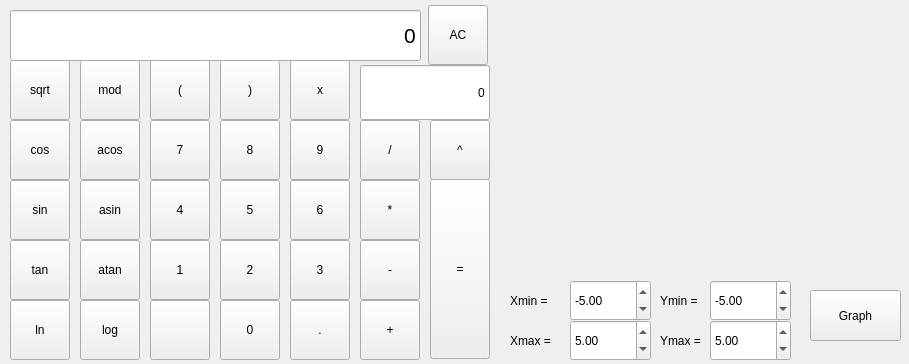
<?xml version="1.0" encoding="UTF-8"?>
<ui version="4.0">
 <class>MainWindow</class>
 <widget class="QMainWindow" name="MainWindow">
  <property name="geometry">
   <rect>
    <x>0</x>
    <y>0</y>
    <width>909</width>
    <height>364</height>
   </rect>
  </property>
  <property name="sizePolicy">
   <sizepolicy hsizetype="Expanding" vsizetype="Preferred">
    <horstretch>0</horstretch>
    <verstretch>0</verstretch>
   </sizepolicy>
  </property>
  <property name="minimumSize">
   <size>
    <width>909</width>
    <height>364</height>
   </size>
  </property>
  <property name="maximumSize">
   <size>
    <width>909</width>
    <height>364</height>
   </size>
  </property>
  <property name="sizeIncrement">
   <size>
    <width>909</width>
    <height>364</height>
   </size>
  </property>
  <property name="windowTitle">
   <string>MainWindow</string>
  </property>
  <property name="styleSheet">
   <string notr="true">background-color (&quot;background-color:white;&quot;);</string>
  </property>
  <widget class="QWidget" name="centralwidget">
   <widget class="QPushButton" name="pushButton_x">
    <property name="enabled">
     <bool>true</bool>
    </property>
    <property name="geometry">
     <rect>
      <x>290</x>
      <y>60</y>
      <width>60</width>
      <height>60</height>
     </rect>
    </property>
    <property name="sizePolicy">
     <sizepolicy hsizetype="Minimum" vsizetype="Minimum">
      <horstretch>0</horstretch>
      <verstretch>0</verstretch>
     </sizepolicy>
    </property>
    <property name="font">
     <font>
      <stylestrategy>PreferDefault</stylestrategy>
     </font>
    </property>
    <property name="cursor">
     <cursorShape>ArrowCursor</cursorShape>
    </property>
    <property name="mouseTracking">
     <bool>true</bool>
    </property>
    <property name="toolTip">
     <string>&lt;html&gt;&lt;head/&gt;&lt;body&gt;&lt;p&gt;Hello there&lt;/p&gt;&lt;p&gt;&lt;br/&gt;&lt;/p&gt;&lt;/body&gt;&lt;/html&gt;</string>
    </property>
    <property name="text">
     <string>x</string>
    </property>
   </widget>
   <widget class="QPushButton" name="pushButton_power">
    <property name="geometry">
     <rect>
      <x>430</x>
      <y>120</y>
      <width>60</width>
      <height>60</height>
     </rect>
    </property>
    <property name="sizePolicy">
     <sizepolicy hsizetype="Minimum" vsizetype="Minimum">
      <horstretch>0</horstretch>
      <verstretch>0</verstretch>
     </sizepolicy>
    </property>
    <property name="font">
     <font>
      <stylestrategy>PreferDefault</stylestrategy>
     </font>
    </property>
    <property name="cursor">
     <cursorShape>ArrowCursor</cursorShape>
    </property>
    <property name="mouseTracking">
     <bool>true</bool>
    </property>
    <property name="toolTip">
     <string>&lt;html&gt;&lt;head/&gt;&lt;body&gt;&lt;p&gt;Hello there&lt;/p&gt;&lt;p&gt;&lt;br/&gt;&lt;/p&gt;&lt;/body&gt;&lt;/html&gt;</string>
    </property>
    <property name="text">
     <string>^</string>
    </property>
   </widget>
   <widget class="QPushButton" name="pushButton_mod">
    <property name="geometry">
     <rect>
      <x>80</x>
      <y>60</y>
      <width>60</width>
      <height>60</height>
     </rect>
    </property>
    <property name="sizePolicy">
     <sizepolicy hsizetype="Minimum" vsizetype="Minimum">
      <horstretch>0</horstretch>
      <verstretch>0</verstretch>
     </sizepolicy>
    </property>
    <property name="font">
     <font>
      <stylestrategy>PreferDefault</stylestrategy>
     </font>
    </property>
    <property name="cursor">
     <cursorShape>ArrowCursor</cursorShape>
    </property>
    <property name="mouseTracking">
     <bool>true</bool>
    </property>
    <property name="toolTip">
     <string>&lt;html&gt;&lt;head/&gt;&lt;body&gt;&lt;p&gt;Hello there&lt;/p&gt;&lt;p&gt;&lt;br/&gt;&lt;/p&gt;&lt;/body&gt;&lt;/html&gt;</string>
    </property>
    <property name="text">
     <string>mod</string>
    </property>
   </widget>
   <widget class="QPushButton" name="pushButton_sqrt">
    <property name="geometry">
     <rect>
      <x>10</x>
      <y>60</y>
      <width>60</width>
      <height>60</height>
     </rect>
    </property>
    <property name="sizePolicy">
     <sizepolicy hsizetype="Minimum" vsizetype="Minimum">
      <horstretch>0</horstretch>
      <verstretch>0</verstretch>
     </sizepolicy>
    </property>
    <property name="font">
     <font>
      <stylestrategy>PreferDefault</stylestrategy>
     </font>
    </property>
    <property name="cursor">
     <cursorShape>ArrowCursor</cursorShape>
    </property>
    <property name="mouseTracking">
     <bool>true</bool>
    </property>
    <property name="toolTip">
     <string>&lt;html&gt;&lt;head/&gt;&lt;body&gt;&lt;p&gt;Hello there&lt;/p&gt;&lt;p&gt;&lt;br/&gt;&lt;/p&gt;&lt;/body&gt;&lt;/html&gt;</string>
    </property>
    <property name="text">
     <string>sqrt</string>
    </property>
   </widget>
   <widget class="QPushButton" name="pushButton_9">
    <property name="geometry">
     <rect>
      <x>290</x>
      <y>120</y>
      <width>60</width>
      <height>60</height>
     </rect>
    </property>
    <property name="sizePolicy">
     <sizepolicy hsizetype="Minimum" vsizetype="Minimum">
      <horstretch>0</horstretch>
      <verstretch>0</verstretch>
     </sizepolicy>
    </property>
    <property name="font">
     <font>
      <stylestrategy>PreferDefault</stylestrategy>
     </font>
    </property>
    <property name="cursor">
     <cursorShape>ArrowCursor</cursorShape>
    </property>
    <property name="mouseTracking">
     <bool>true</bool>
    </property>
    <property name="toolTip">
     <string>&lt;html&gt;&lt;head/&gt;&lt;body&gt;&lt;p&gt;Hello there&lt;/p&gt;&lt;p&gt;&lt;br/&gt;&lt;/p&gt;&lt;/body&gt;&lt;/html&gt;</string>
    </property>
    <property name="text">
     <string>9</string>
    </property>
   </widget>
   <widget class="QPushButton" name="pushButton_7">
    <property name="geometry">
     <rect>
      <x>150</x>
      <y>120</y>
      <width>60</width>
      <height>60</height>
     </rect>
    </property>
    <property name="sizePolicy">
     <sizepolicy hsizetype="Minimum" vsizetype="Minimum">
      <horstretch>0</horstretch>
      <verstretch>0</verstretch>
     </sizepolicy>
    </property>
    <property name="font">
     <font>
      <stylestrategy>PreferDefault</stylestrategy>
     </font>
    </property>
    <property name="cursor">
     <cursorShape>ArrowCursor</cursorShape>
    </property>
    <property name="mouseTracking">
     <bool>true</bool>
    </property>
    <property name="toolTip">
     <string>&lt;html&gt;&lt;head/&gt;&lt;body&gt;&lt;p&gt;Hello there&lt;/p&gt;&lt;p&gt;&lt;br/&gt;&lt;/p&gt;&lt;/body&gt;&lt;/html&gt;</string>
    </property>
    <property name="text">
     <string>7</string>
    </property>
   </widget>
   <widget class="QPushButton" name="pushButton_8">
    <property name="geometry">
     <rect>
      <x>220</x>
      <y>120</y>
      <width>60</width>
      <height>60</height>
     </rect>
    </property>
    <property name="sizePolicy">
     <sizepolicy hsizetype="Minimum" vsizetype="Minimum">
      <horstretch>0</horstretch>
      <verstretch>0</verstretch>
     </sizepolicy>
    </property>
    <property name="font">
     <font>
      <stylestrategy>PreferDefault</stylestrategy>
     </font>
    </property>
    <property name="cursor">
     <cursorShape>ArrowCursor</cursorShape>
    </property>
    <property name="mouseTracking">
     <bool>true</bool>
    </property>
    <property name="toolTip">
     <string>&lt;html&gt;&lt;head/&gt;&lt;body&gt;&lt;p&gt;Hello there&lt;/p&gt;&lt;p&gt;&lt;br/&gt;&lt;/p&gt;&lt;/body&gt;&lt;/html&gt;</string>
    </property>
    <property name="text">
     <string>8</string>
    </property>
   </widget>
   <widget class="QPushButton" name="pushButton_divide">
    <property name="geometry">
     <rect>
      <x>360</x>
      <y>120</y>
      <width>60</width>
      <height>60</height>
     </rect>
    </property>
    <property name="sizePolicy">
     <sizepolicy hsizetype="Minimum" vsizetype="Minimum">
      <horstretch>0</horstretch>
      <verstretch>0</verstretch>
     </sizepolicy>
    </property>
    <property name="font">
     <font>
      <stylestrategy>PreferDefault</stylestrategy>
     </font>
    </property>
    <property name="cursor">
     <cursorShape>ArrowCursor</cursorShape>
    </property>
    <property name="mouseTracking">
     <bool>true</bool>
    </property>
    <property name="toolTip">
     <string>&lt;html&gt;&lt;head/&gt;&lt;body&gt;&lt;p&gt;Hello there&lt;/p&gt;&lt;p&gt;&lt;br/&gt;&lt;/p&gt;&lt;/body&gt;&lt;/html&gt;</string>
    </property>
    <property name="text">
     <string>/</string>
    </property>
   </widget>
   <widget class="QPushButton" name="pushButton_6">
    <property name="geometry">
     <rect>
      <x>290</x>
      <y>180</y>
      <width>60</width>
      <height>60</height>
     </rect>
    </property>
    <property name="sizePolicy">
     <sizepolicy hsizetype="Minimum" vsizetype="Minimum">
      <horstretch>0</horstretch>
      <verstretch>0</verstretch>
     </sizepolicy>
    </property>
    <property name="font">
     <font>
      <stylestrategy>PreferDefault</stylestrategy>
     </font>
    </property>
    <property name="cursor">
     <cursorShape>ArrowCursor</cursorShape>
    </property>
    <property name="mouseTracking">
     <bool>true</bool>
    </property>
    <property name="toolTip">
     <string>&lt;html&gt;&lt;head/&gt;&lt;body&gt;&lt;p&gt;Hello there&lt;/p&gt;&lt;p&gt;&lt;br/&gt;&lt;/p&gt;&lt;/body&gt;&lt;/html&gt;</string>
    </property>
    <property name="text">
     <string>6</string>
    </property>
   </widget>
   <widget class="QPushButton" name="pushButton_4">
    <property name="geometry">
     <rect>
      <x>150</x>
      <y>180</y>
      <width>60</width>
      <height>60</height>
     </rect>
    </property>
    <property name="sizePolicy">
     <sizepolicy hsizetype="Minimum" vsizetype="Minimum">
      <horstretch>0</horstretch>
      <verstretch>0</verstretch>
     </sizepolicy>
    </property>
    <property name="font">
     <font>
      <stylestrategy>PreferDefault</stylestrategy>
     </font>
    </property>
    <property name="cursor">
     <cursorShape>ArrowCursor</cursorShape>
    </property>
    <property name="mouseTracking">
     <bool>true</bool>
    </property>
    <property name="toolTip">
     <string>&lt;html&gt;&lt;head/&gt;&lt;body&gt;&lt;p&gt;Hello there&lt;/p&gt;&lt;p&gt;&lt;br/&gt;&lt;/p&gt;&lt;/body&gt;&lt;/html&gt;</string>
    </property>
    <property name="text">
     <string>4</string>
    </property>
   </widget>
   <widget class="QPushButton" name="pushButton_5">
    <property name="geometry">
     <rect>
      <x>220</x>
      <y>180</y>
      <width>60</width>
      <height>60</height>
     </rect>
    </property>
    <property name="sizePolicy">
     <sizepolicy hsizetype="Minimum" vsizetype="Minimum">
      <horstretch>0</horstretch>
      <verstretch>0</verstretch>
     </sizepolicy>
    </property>
    <property name="font">
     <font>
      <stylestrategy>PreferDefault</stylestrategy>
     </font>
    </property>
    <property name="cursor">
     <cursorShape>ArrowCursor</cursorShape>
    </property>
    <property name="mouseTracking">
     <bool>true</bool>
    </property>
    <property name="toolTip">
     <string>&lt;html&gt;&lt;head/&gt;&lt;body&gt;&lt;p&gt;Hello there&lt;/p&gt;&lt;p&gt;&lt;br/&gt;&lt;/p&gt;&lt;/body&gt;&lt;/html&gt;</string>
    </property>
    <property name="text">
     <string>5</string>
    </property>
   </widget>
   <widget class="QPushButton" name="pushButton_mult">
    <property name="geometry">
     <rect>
      <x>360</x>
      <y>180</y>
      <width>60</width>
      <height>60</height>
     </rect>
    </property>
    <property name="sizePolicy">
     <sizepolicy hsizetype="Minimum" vsizetype="Minimum">
      <horstretch>0</horstretch>
      <verstretch>0</verstretch>
     </sizepolicy>
    </property>
    <property name="font">
     <font>
      <stylestrategy>PreferDefault</stylestrategy>
     </font>
    </property>
    <property name="cursor">
     <cursorShape>ArrowCursor</cursorShape>
    </property>
    <property name="mouseTracking">
     <bool>true</bool>
    </property>
    <property name="toolTip">
     <string>&lt;html&gt;&lt;head/&gt;&lt;body&gt;&lt;p&gt;Hello there&lt;/p&gt;&lt;p&gt;&lt;br/&gt;&lt;/p&gt;&lt;/body&gt;&lt;/html&gt;</string>
    </property>
    <property name="text">
     <string>*</string>
    </property>
   </widget>
   <widget class="QPushButton" name="pushButton_3">
    <property name="geometry">
     <rect>
      <x>290</x>
      <y>240</y>
      <width>60</width>
      <height>60</height>
     </rect>
    </property>
    <property name="sizePolicy">
     <sizepolicy hsizetype="Minimum" vsizetype="Minimum">
      <horstretch>0</horstretch>
      <verstretch>0</verstretch>
     </sizepolicy>
    </property>
    <property name="font">
     <font>
      <stylestrategy>PreferDefault</stylestrategy>
     </font>
    </property>
    <property name="cursor">
     <cursorShape>ArrowCursor</cursorShape>
    </property>
    <property name="mouseTracking">
     <bool>true</bool>
    </property>
    <property name="toolTip">
     <string>&lt;html&gt;&lt;head/&gt;&lt;body&gt;&lt;p&gt;Hello there&lt;/p&gt;&lt;p&gt;&lt;br/&gt;&lt;/p&gt;&lt;/body&gt;&lt;/html&gt;</string>
    </property>
    <property name="text">
     <string>3</string>
    </property>
   </widget>
   <widget class="QPushButton" name="pushButton_1">
    <property name="geometry">
     <rect>
      <x>150</x>
      <y>240</y>
      <width>60</width>
      <height>60</height>
     </rect>
    </property>
    <property name="sizePolicy">
     <sizepolicy hsizetype="Minimum" vsizetype="Minimum">
      <horstretch>0</horstretch>
      <verstretch>0</verstretch>
     </sizepolicy>
    </property>
    <property name="font">
     <font>
      <stylestrategy>PreferDefault</stylestrategy>
     </font>
    </property>
    <property name="cursor">
     <cursorShape>ArrowCursor</cursorShape>
    </property>
    <property name="mouseTracking">
     <bool>true</bool>
    </property>
    <property name="toolTip">
     <string>&lt;html&gt;&lt;head/&gt;&lt;body&gt;&lt;p&gt;Hello there&lt;/p&gt;&lt;p&gt;&lt;br/&gt;&lt;/p&gt;&lt;/body&gt;&lt;/html&gt;</string>
    </property>
    <property name="text">
     <string>1</string>
    </property>
   </widget>
   <widget class="QPushButton" name="pushButton_2">
    <property name="geometry">
     <rect>
      <x>220</x>
      <y>240</y>
      <width>60</width>
      <height>60</height>
     </rect>
    </property>
    <property name="sizePolicy">
     <sizepolicy hsizetype="Minimum" vsizetype="Minimum">
      <horstretch>0</horstretch>
      <verstretch>0</verstretch>
     </sizepolicy>
    </property>
    <property name="font">
     <font>
      <stylestrategy>PreferDefault</stylestrategy>
     </font>
    </property>
    <property name="cursor">
     <cursorShape>ArrowCursor</cursorShape>
    </property>
    <property name="mouseTracking">
     <bool>true</bool>
    </property>
    <property name="toolTip">
     <string>&lt;html&gt;&lt;head/&gt;&lt;body&gt;&lt;p&gt;Hello there&lt;/p&gt;&lt;p&gt;&lt;br/&gt;&lt;/p&gt;&lt;/body&gt;&lt;/html&gt;</string>
    </property>
    <property name="text">
     <string>2</string>
    </property>
   </widget>
   <widget class="QPushButton" name="pushButton_minus">
    <property name="geometry">
     <rect>
      <x>360</x>
      <y>240</y>
      <width>60</width>
      <height>60</height>
     </rect>
    </property>
    <property name="sizePolicy">
     <sizepolicy hsizetype="Minimum" vsizetype="Minimum">
      <horstretch>0</horstretch>
      <verstretch>0</verstretch>
     </sizepolicy>
    </property>
    <property name="font">
     <font>
      <stylestrategy>PreferDefault</stylestrategy>
     </font>
    </property>
    <property name="cursor">
     <cursorShape>ArrowCursor</cursorShape>
    </property>
    <property name="mouseTracking">
     <bool>true</bool>
    </property>
    <property name="toolTip">
     <string>&lt;html&gt;&lt;head/&gt;&lt;body&gt;&lt;p&gt;Hello there&lt;/p&gt;&lt;p&gt;&lt;br/&gt;&lt;/p&gt;&lt;/body&gt;&lt;/html&gt;</string>
    </property>
    <property name="text">
     <string>-</string>
    </property>
   </widget>
   <widget class="QPushButton" name="pushButton_17">
    <property name="geometry">
     <rect>
      <x>150</x>
      <y>300</y>
      <width>60</width>
      <height>60</height>
     </rect>
    </property>
    <property name="sizePolicy">
     <sizepolicy hsizetype="Minimum" vsizetype="Minimum">
      <horstretch>0</horstretch>
      <verstretch>0</verstretch>
     </sizepolicy>
    </property>
    <property name="font">
     <font>
      <stylestrategy>PreferDefault</stylestrategy>
     </font>
    </property>
    <property name="cursor">
     <cursorShape>ArrowCursor</cursorShape>
    </property>
    <property name="mouseTracking">
     <bool>true</bool>
    </property>
    <property name="toolTip">
     <string>&lt;html&gt;&lt;head/&gt;&lt;body&gt;&lt;p&gt;Hello there&lt;/p&gt;&lt;p&gt;&lt;br/&gt;&lt;/p&gt;&lt;/body&gt;&lt;/html&gt;</string>
    </property>
    <property name="text">
     <string/>
    </property>
   </widget>
   <widget class="QPushButton" name="pushButton_0">
    <property name="geometry">
     <rect>
      <x>220</x>
      <y>300</y>
      <width>60</width>
      <height>60</height>
     </rect>
    </property>
    <property name="sizePolicy">
     <sizepolicy hsizetype="Minimum" vsizetype="Minimum">
      <horstretch>0</horstretch>
      <verstretch>0</verstretch>
     </sizepolicy>
    </property>
    <property name="font">
     <font>
      <stylestrategy>PreferDefault</stylestrategy>
     </font>
    </property>
    <property name="cursor">
     <cursorShape>ArrowCursor</cursorShape>
    </property>
    <property name="mouseTracking">
     <bool>true</bool>
    </property>
    <property name="toolTip">
     <string>&lt;html&gt;&lt;head/&gt;&lt;body&gt;&lt;p&gt;Hello there&lt;/p&gt;&lt;p&gt;&lt;br/&gt;&lt;/p&gt;&lt;/body&gt;&lt;/html&gt;</string>
    </property>
    <property name="text">
     <string>0</string>
    </property>
   </widget>
   <widget class="QPushButton" name="pushButton_dot">
    <property name="geometry">
     <rect>
      <x>290</x>
      <y>300</y>
      <width>60</width>
      <height>60</height>
     </rect>
    </property>
    <property name="sizePolicy">
     <sizepolicy hsizetype="Minimum" vsizetype="Minimum">
      <horstretch>0</horstretch>
      <verstretch>0</verstretch>
     </sizepolicy>
    </property>
    <property name="font">
     <font>
      <stylestrategy>PreferDefault</stylestrategy>
     </font>
    </property>
    <property name="cursor">
     <cursorShape>ArrowCursor</cursorShape>
    </property>
    <property name="mouseTracking">
     <bool>true</bool>
    </property>
    <property name="toolTip">
     <string>&lt;html&gt;&lt;head/&gt;&lt;body&gt;&lt;p&gt;Hello there&lt;/p&gt;&lt;p&gt;&lt;br/&gt;&lt;/p&gt;&lt;/body&gt;&lt;/html&gt;</string>
    </property>
    <property name="text">
     <string>.</string>
    </property>
   </widget>
   <widget class="QPushButton" name="pushButton_plus">
    <property name="geometry">
     <rect>
      <x>360</x>
      <y>300</y>
      <width>60</width>
      <height>60</height>
     </rect>
    </property>
    <property name="sizePolicy">
     <sizepolicy hsizetype="Minimum" vsizetype="Minimum">
      <horstretch>0</horstretch>
      <verstretch>0</verstretch>
     </sizepolicy>
    </property>
    <property name="font">
     <font>
      <stylestrategy>PreferDefault</stylestrategy>
     </font>
    </property>
    <property name="cursor">
     <cursorShape>ArrowCursor</cursorShape>
    </property>
    <property name="mouseTracking">
     <bool>true</bool>
    </property>
    <property name="toolTip">
     <string>&lt;html&gt;&lt;head/&gt;&lt;body&gt;&lt;p&gt;Hello there&lt;/p&gt;&lt;p&gt;&lt;br/&gt;&lt;/p&gt;&lt;/body&gt;&lt;/html&gt;</string>
    </property>
    <property name="text">
     <string>+</string>
    </property>
   </widget>
   <widget class="QPushButton" name="pushButton_equal">
    <property name="geometry">
     <rect>
      <x>430</x>
      <y>179</y>
      <width>60</width>
      <height>180</height>
     </rect>
    </property>
    <property name="sizePolicy">
     <sizepolicy hsizetype="Minimum" vsizetype="Minimum">
      <horstretch>0</horstretch>
      <verstretch>0</verstretch>
     </sizepolicy>
    </property>
    <property name="font">
     <font>
      <stylestrategy>PreferDefault</stylestrategy>
     </font>
    </property>
    <property name="cursor">
     <cursorShape>ArrowCursor</cursorShape>
    </property>
    <property name="mouseTracking">
     <bool>true</bool>
    </property>
    <property name="toolTip">
     <string>&lt;html&gt;&lt;head/&gt;&lt;body&gt;&lt;p&gt;Hello there&lt;/p&gt;&lt;p&gt;&lt;br/&gt;&lt;/p&gt;&lt;/body&gt;&lt;/html&gt;</string>
    </property>
    <property name="text">
     <string>=</string>
    </property>
   </widget>
   <widget class="QPushButton" name="pushButton_clear">
    <property name="geometry">
     <rect>
      <x>428</x>
      <y>5</y>
      <width>60</width>
      <height>60</height>
     </rect>
    </property>
    <property name="sizePolicy">
     <sizepolicy hsizetype="Minimum" vsizetype="Minimum">
      <horstretch>0</horstretch>
      <verstretch>0</verstretch>
     </sizepolicy>
    </property>
    <property name="font">
     <font>
      <stylestrategy>PreferDefault</stylestrategy>
     </font>
    </property>
    <property name="cursor">
     <cursorShape>ArrowCursor</cursorShape>
    </property>
    <property name="mouseTracking">
     <bool>true</bool>
    </property>
    <property name="toolTip">
     <string>&lt;html&gt;&lt;head/&gt;&lt;body&gt;&lt;p&gt;Hello there&lt;/p&gt;&lt;p&gt;&lt;br/&gt;&lt;/p&gt;&lt;/body&gt;&lt;/html&gt;</string>
    </property>
    <property name="text">
     <string>AC</string>
    </property>
   </widget>
   <widget class="QPushButton" name="pushButton_asin">
    <property name="geometry">
     <rect>
      <x>80</x>
      <y>180</y>
      <width>60</width>
      <height>60</height>
     </rect>
    </property>
    <property name="sizePolicy">
     <sizepolicy hsizetype="Minimum" vsizetype="Minimum">
      <horstretch>0</horstretch>
      <verstretch>0</verstretch>
     </sizepolicy>
    </property>
    <property name="font">
     <font>
      <stylestrategy>PreferDefault</stylestrategy>
     </font>
    </property>
    <property name="cursor">
     <cursorShape>ArrowCursor</cursorShape>
    </property>
    <property name="mouseTracking">
     <bool>true</bool>
    </property>
    <property name="toolTip">
     <string>&lt;html&gt;&lt;head/&gt;&lt;body&gt;&lt;p&gt;Hello there&lt;/p&gt;&lt;p&gt;&lt;br/&gt;&lt;/p&gt;&lt;/body&gt;&lt;/html&gt;</string>
    </property>
    <property name="text">
     <string>asin</string>
    </property>
   </widget>
   <widget class="QPushButton" name="pushButton_atan">
    <property name="geometry">
     <rect>
      <x>80</x>
      <y>240</y>
      <width>60</width>
      <height>60</height>
     </rect>
    </property>
    <property name="sizePolicy">
     <sizepolicy hsizetype="Minimum" vsizetype="Minimum">
      <horstretch>0</horstretch>
      <verstretch>0</verstretch>
     </sizepolicy>
    </property>
    <property name="font">
     <font>
      <stylestrategy>PreferDefault</stylestrategy>
     </font>
    </property>
    <property name="cursor">
     <cursorShape>ArrowCursor</cursorShape>
    </property>
    <property name="mouseTracking">
     <bool>true</bool>
    </property>
    <property name="toolTip">
     <string>&lt;html&gt;&lt;head/&gt;&lt;body&gt;&lt;p&gt;Hello there&lt;/p&gt;&lt;p&gt;&lt;br/&gt;&lt;/p&gt;&lt;/body&gt;&lt;/html&gt;</string>
    </property>
    <property name="text">
     <string>atan</string>
    </property>
   </widget>
   <widget class="QPushButton" name="pushButton_acos">
    <property name="geometry">
     <rect>
      <x>80</x>
      <y>120</y>
      <width>60</width>
      <height>60</height>
     </rect>
    </property>
    <property name="sizePolicy">
     <sizepolicy hsizetype="Minimum" vsizetype="Minimum">
      <horstretch>0</horstretch>
      <verstretch>0</verstretch>
     </sizepolicy>
    </property>
    <property name="font">
     <font>
      <stylestrategy>PreferDefault</stylestrategy>
     </font>
    </property>
    <property name="cursor">
     <cursorShape>ArrowCursor</cursorShape>
    </property>
    <property name="mouseTracking">
     <bool>true</bool>
    </property>
    <property name="toolTip">
     <string>&lt;html&gt;&lt;head/&gt;&lt;body&gt;&lt;p&gt;Hello there&lt;/p&gt;&lt;p&gt;&lt;br/&gt;&lt;/p&gt;&lt;/body&gt;&lt;/html&gt;</string>
    </property>
    <property name="text">
     <string>acos</string>
    </property>
   </widget>
   <widget class="QPushButton" name="pushButton_log">
    <property name="geometry">
     <rect>
      <x>80</x>
      <y>300</y>
      <width>60</width>
      <height>60</height>
     </rect>
    </property>
    <property name="sizePolicy">
     <sizepolicy hsizetype="Minimum" vsizetype="Minimum">
      <horstretch>0</horstretch>
      <verstretch>0</verstretch>
     </sizepolicy>
    </property>
    <property name="font">
     <font>
      <stylestrategy>PreferDefault</stylestrategy>
     </font>
    </property>
    <property name="cursor">
     <cursorShape>ArrowCursor</cursorShape>
    </property>
    <property name="mouseTracking">
     <bool>true</bool>
    </property>
    <property name="toolTip">
     <string>&lt;html&gt;&lt;head/&gt;&lt;body&gt;&lt;p&gt;Hello there&lt;/p&gt;&lt;p&gt;&lt;br/&gt;&lt;/p&gt;&lt;/body&gt;&lt;/html&gt;</string>
    </property>
    <property name="text">
     <string>log</string>
    </property>
   </widget>
   <widget class="QPushButton" name="pushButton_sin">
    <property name="geometry">
     <rect>
      <x>10</x>
      <y>180</y>
      <width>60</width>
      <height>60</height>
     </rect>
    </property>
    <property name="sizePolicy">
     <sizepolicy hsizetype="Minimum" vsizetype="Minimum">
      <horstretch>0</horstretch>
      <verstretch>0</verstretch>
     </sizepolicy>
    </property>
    <property name="font">
     <font>
      <stylestrategy>PreferDefault</stylestrategy>
     </font>
    </property>
    <property name="cursor">
     <cursorShape>ArrowCursor</cursorShape>
    </property>
    <property name="mouseTracking">
     <bool>true</bool>
    </property>
    <property name="toolTip">
     <string>&lt;html&gt;&lt;head/&gt;&lt;body&gt;&lt;p&gt;Hello there&lt;/p&gt;&lt;p&gt;&lt;br/&gt;&lt;/p&gt;&lt;/body&gt;&lt;/html&gt;</string>
    </property>
    <property name="text">
     <string>sin</string>
    </property>
   </widget>
   <widget class="QPushButton" name="pushButton_tan">
    <property name="geometry">
     <rect>
      <x>10</x>
      <y>240</y>
      <width>60</width>
      <height>60</height>
     </rect>
    </property>
    <property name="sizePolicy">
     <sizepolicy hsizetype="Minimum" vsizetype="Minimum">
      <horstretch>0</horstretch>
      <verstretch>0</verstretch>
     </sizepolicy>
    </property>
    <property name="font">
     <font>
      <stylestrategy>PreferDefault</stylestrategy>
     </font>
    </property>
    <property name="cursor">
     <cursorShape>ArrowCursor</cursorShape>
    </property>
    <property name="mouseTracking">
     <bool>true</bool>
    </property>
    <property name="toolTip">
     <string>&lt;html&gt;&lt;head/&gt;&lt;body&gt;&lt;p&gt;Hello there&lt;/p&gt;&lt;p&gt;&lt;br/&gt;&lt;/p&gt;&lt;/body&gt;&lt;/html&gt;</string>
    </property>
    <property name="text">
     <string>tan</string>
    </property>
   </widget>
   <widget class="QPushButton" name="pushButton_cos">
    <property name="geometry">
     <rect>
      <x>10</x>
      <y>120</y>
      <width>60</width>
      <height>60</height>
     </rect>
    </property>
    <property name="sizePolicy">
     <sizepolicy hsizetype="Minimum" vsizetype="Minimum">
      <horstretch>0</horstretch>
      <verstretch>0</verstretch>
     </sizepolicy>
    </property>
    <property name="font">
     <font>
      <stylestrategy>PreferDefault</stylestrategy>
     </font>
    </property>
    <property name="cursor">
     <cursorShape>ArrowCursor</cursorShape>
    </property>
    <property name="mouseTracking">
     <bool>true</bool>
    </property>
    <property name="toolTip">
     <string>&lt;html&gt;&lt;head/&gt;&lt;body&gt;&lt;p&gt;Hello there&lt;/p&gt;&lt;p&gt;&lt;br/&gt;&lt;/p&gt;&lt;/body&gt;&lt;/html&gt;</string>
    </property>
    <property name="text">
     <string>cos</string>
    </property>
   </widget>
   <widget class="QPushButton" name="pushButton_ln">
    <property name="geometry">
     <rect>
      <x>10</x>
      <y>300</y>
      <width>60</width>
      <height>60</height>
     </rect>
    </property>
    <property name="sizePolicy">
     <sizepolicy hsizetype="Minimum" vsizetype="Minimum">
      <horstretch>0</horstretch>
      <verstretch>0</verstretch>
     </sizepolicy>
    </property>
    <property name="font">
     <font>
      <stylestrategy>PreferDefault</stylestrategy>
     </font>
    </property>
    <property name="cursor">
     <cursorShape>ArrowCursor</cursorShape>
    </property>
    <property name="mouseTracking">
     <bool>true</bool>
    </property>
    <property name="toolTip">
     <string>&lt;html&gt;&lt;head/&gt;&lt;body&gt;&lt;p&gt;Hello there&lt;/p&gt;&lt;p&gt;&lt;br/&gt;&lt;/p&gt;&lt;/body&gt;&lt;/html&gt;</string>
    </property>
    <property name="text">
     <string>ln</string>
    </property>
   </widget>
   <widget class="QLineEdit" name="result_show">
    <property name="geometry">
     <rect>
      <x>10</x>
      <y>10</y>
      <width>411</width>
      <height>51</height>
     </rect>
    </property>
    <property name="font">
     <font>
      <pointsize>16</pointsize>
     </font>
    </property>
    <property name="text">
     <string>0</string>
    </property>
    <property name="alignment">
     <set>Qt::AlignRight|Qt::AlignTrailing|Qt::AlignVCenter</set>
    </property>
   </widget>
   <widget class="QCustomPlot" name="customplot" native="true">
    <property name="enabled">
     <bool>true</bool>
    </property>
    <property name="geometry">
     <rect>
      <x>510</x>
      <y>10</y>
      <width>381</width>
      <height>261</height>
     </rect>
    </property>
   </widget>
   <widget class="QPushButton" name="pushButton_graph">
    <property name="geometry">
     <rect>
      <x>810</x>
      <y>290</y>
      <width>91</width>
      <height>51</height>
     </rect>
    </property>
    <property name="sizePolicy">
     <sizepolicy hsizetype="Minimum" vsizetype="Minimum">
      <horstretch>0</horstretch>
      <verstretch>0</verstretch>
     </sizepolicy>
    </property>
    <property name="font">
     <font>
      <stylestrategy>PreferDefault</stylestrategy>
     </font>
    </property>
    <property name="cursor">
     <cursorShape>ArrowCursor</cursorShape>
    </property>
    <property name="mouseTracking">
     <bool>true</bool>
    </property>
    <property name="toolTip">
     <string>&lt;html&gt;&lt;head/&gt;&lt;body&gt;&lt;p&gt;Hello there&lt;/p&gt;&lt;p&gt;&lt;br/&gt;&lt;/p&gt;&lt;/body&gt;&lt;/html&gt;</string>
    </property>
    <property name="text">
     <string>Graph</string>
    </property>
   </widget>
   <widget class="QLabel" name="label">
    <property name="geometry">
     <rect>
      <x>510</x>
      <y>280</y>
      <width>51</width>
      <height>41</height>
     </rect>
    </property>
    <property name="text">
     <string>Xmin =</string>
    </property>
   </widget>
   <widget class="QLabel" name="label_2">
    <property name="geometry">
     <rect>
      <x>510</x>
      <y>320</y>
      <width>51</width>
      <height>41</height>
     </rect>
    </property>
    <property name="text">
     <string>Xmax =</string>
    </property>
   </widget>
   <widget class="QLabel" name="label_3">
    <property name="geometry">
     <rect>
      <x>660</x>
      <y>320</y>
      <width>51</width>
      <height>41</height>
     </rect>
    </property>
    <property name="text">
     <string>Ymax =</string>
    </property>
   </widget>
   <widget class="QLabel" name="label_4">
    <property name="geometry">
     <rect>
      <x>660</x>
      <y>280</y>
      <width>51</width>
      <height>41</height>
     </rect>
    </property>
    <property name="text">
     <string>Ymin =</string>
    </property>
   </widget>
   <widget class="QDoubleSpinBox" name="doubleSpinBox_Xmin">
    <property name="geometry">
     <rect>
      <x>570</x>
      <y>280</y>
      <width>81</width>
      <height>41</height>
     </rect>
    </property>
    <property name="minimum">
     <double>-1000000.000000000000000</double>
    </property>
    <property name="maximum">
     <double>1000000.000000000000000</double>
    </property>
    <property name="value">
     <double>-5.000000000000000</double>
    </property>
   </widget>
   <widget class="QDoubleSpinBox" name="doubleSpinBox_Xmax">
    <property name="geometry">
     <rect>
      <x>570</x>
      <y>320</y>
      <width>81</width>
      <height>41</height>
     </rect>
    </property>
    <property name="minimum">
     <double>-1000000.000000000000000</double>
    </property>
    <property name="maximum">
     <double>1000000.000000000000000</double>
    </property>
    <property name="value">
     <double>5.000000000000000</double>
    </property>
   </widget>
   <widget class="QDoubleSpinBox" name="doubleSpinBox_Ymin">
    <property name="geometry">
     <rect>
      <x>710</x>
      <y>280</y>
      <width>81</width>
      <height>41</height>
     </rect>
    </property>
    <property name="minimum">
     <double>-1000000.000000000000000</double>
    </property>
    <property name="maximum">
     <double>1000000.000000000000000</double>
    </property>
    <property name="value">
     <double>-5.000000000000000</double>
    </property>
   </widget>
   <widget class="QDoubleSpinBox" name="doubleSpinBox_Ymax">
    <property name="geometry">
     <rect>
      <x>710</x>
      <y>320</y>
      <width>81</width>
      <height>41</height>
     </rect>
    </property>
    <property name="minimum">
     <double>-1000000.000000000000000</double>
    </property>
    <property name="maximum">
     <double>1000000.000000000000000</double>
    </property>
    <property name="value">
     <double>5.000000000000000</double>
    </property>
   </widget>
   <widget class="QPushButton" name="pushButton_power_2">
    <property name="geometry">
     <rect>
      <x>150</x>
      <y>60</y>
      <width>60</width>
      <height>60</height>
     </rect>
    </property>
    <property name="sizePolicy">
     <sizepolicy hsizetype="Minimum" vsizetype="Minimum">
      <horstretch>0</horstretch>
      <verstretch>0</verstretch>
     </sizepolicy>
    </property>
    <property name="font">
     <font>
      <stylestrategy>PreferDefault</stylestrategy>
     </font>
    </property>
    <property name="cursor">
     <cursorShape>ArrowCursor</cursorShape>
    </property>
    <property name="mouseTracking">
     <bool>true</bool>
    </property>
    <property name="toolTip">
     <string>&lt;html&gt;&lt;head/&gt;&lt;body&gt;&lt;p&gt;Hello there&lt;/p&gt;&lt;p&gt;&lt;br/&gt;&lt;/p&gt;&lt;/body&gt;&lt;/html&gt;</string>
    </property>
    <property name="text">
     <string>(</string>
    </property>
   </widget>
   <widget class="QPushButton" name="pushButton_power_3">
    <property name="geometry">
     <rect>
      <x>220</x>
      <y>60</y>
      <width>60</width>
      <height>60</height>
     </rect>
    </property>
    <property name="sizePolicy">
     <sizepolicy hsizetype="Minimum" vsizetype="Minimum">
      <horstretch>0</horstretch>
      <verstretch>0</verstretch>
     </sizepolicy>
    </property>
    <property name="font">
     <font>
      <stylestrategy>PreferDefault</stylestrategy>
     </font>
    </property>
    <property name="cursor">
     <cursorShape>ArrowCursor</cursorShape>
    </property>
    <property name="mouseTracking">
     <bool>true</bool>
    </property>
    <property name="toolTip">
     <string>&lt;html&gt;&lt;head/&gt;&lt;body&gt;&lt;p&gt;Hello there&lt;/p&gt;&lt;p&gt;&lt;br/&gt;&lt;/p&gt;&lt;/body&gt;&lt;/html&gt;</string>
    </property>
    <property name="text">
     <string>)</string>
    </property>
   </widget>
   <widget class="QLineEdit" name="line_x_value">
    <property name="geometry">
     <rect>
      <x>360</x>
      <y>65</y>
      <width>130</width>
      <height>55</height>
     </rect>
    </property>
    <property name="layoutDirection">
     <enum>Qt::LeftToRight</enum>
    </property>
    <property name="text">
     <string>0</string>
    </property>
    <property name="alignment">
     <set>Qt::AlignRight|Qt::AlignTrailing|Qt::AlignVCenter</set>
    </property>
   </widget>
  </widget>
 </widget>
 <customwidgets>
  <customwidget>
   <class>QCustomPlot</class>
   <extends>QWidget</extends>
   <header>qcustomplot.h</header>
   <container>1</container>
  </customwidget>
 </customwidgets>
 <resources/>
 <connections/>
</ui>
